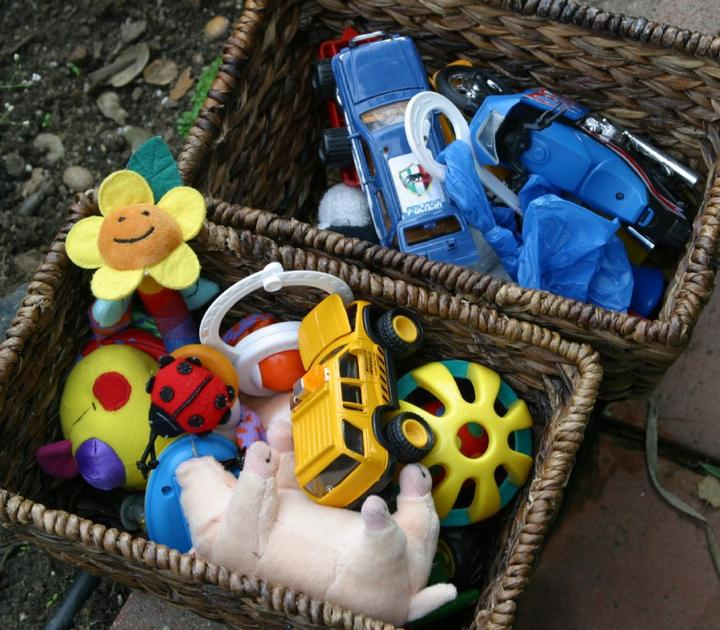
//> input picture Assignments/Assignment3Solutions/王金鹏2/grab_cut/signatureSal/samplepics/1.jpg, 720 x 630 px
$ ./main '../../../../../王金鹏2/grab_cut/signatureSal/samplepics/1.jpg' '../../../../../王金鹏2/grab_cut/signatureSal/samplepics/2.jpg' '../../../../../王金鹏2/grab_cut/signatureSal/samplepics/2.jpg'   (built with g++ and OpenCV 4)
//> lines starting //> are read from the running program, lines starting //| are printed output that depends on the picture; after the words box and inside, x2 and y2 are one past the last pixel; in counts of white or black regions, pixels touching at a corner belong together
#include <iostream>
#include <cv.hpp>
#include <highgui.hpp>
#include <core.hpp>


using namespace std;
using namespace cv;

int str2num(string s)
{
    int num;
    stringstream ss(s);
    ss>>num;
    return num;
}

int main(int, char* argv[])
{
        Mat mOriginImg=imread(argv[1],1);                  //输入原始图像
//> mOriginImg is the input picture: 630 rows x 720 cols, CV_8UC3; mean B, G, R 72.9, 82, 84
        Mat mSaMap=imread(argv[2],0);                       //输入saliency map的二值图像
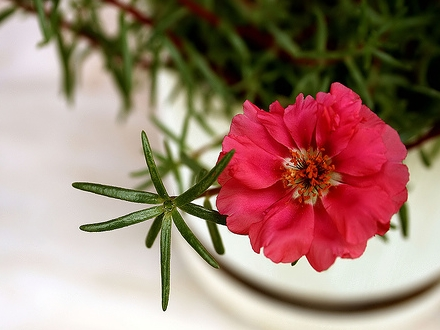
//> input picture Assignments/Assignment3Solutions/王金鹏2/grab_cut/signatureSal/samplepics/2.jpg, 440 x 330 px
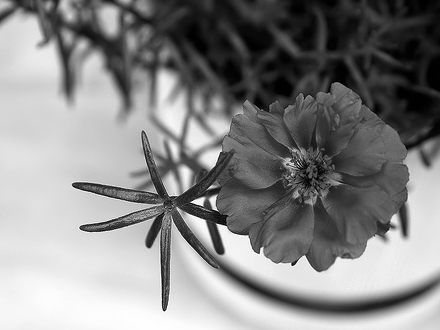
//> mSaMap: 330 rows x 440 cols, CV_8UC1; min 0, max 255, mean 135.4
        string str(argv[3]);
        int nIteration=str2num(str);
//> in str2num, `ss>>num;`: num = 0
//> nIteration = 0

        const int nRow=mOriginImg.rows;
//> nRow = 630
        const int nCol=mOriginImg.cols;
//> nCol = 720
        // [7 lines of commented-out code are left out]
        int i=0,j=0;
        int nRowMin=0, nRowMax=0, nColMin=0, nColMax=0;

        vector<int> width;
        vector<int> height;
        for(i=0; i<nRow; i++)
                for(j=0; j<nCol; j++)
                {
                        if(mSaMap.at<uchar>(i,j)==255)
                        {
                                width.push_back(j);
                                height.push_back(i);
                        }
                }
//> after the loop, width = 4129 values, max 719 at index 325, min 0 at index 1030, mean 370.6; height = 4129 values from 203 to 591

        nRowMin=height[0];
//> nRowMin = 203
        nRowMax=height[0];
//> nRowMax = 203
        for(i=0;i<height.size();i++)
        {
                if(nRowMin>height[i])
                        nRowMin=height[i];
                if(nRowMax<height[i])
                        nRowMax=height[i];
        }
//> this loop made 4129 passes
//> nRowMax on passes 2, 3, 5, 8, 10, 11, 12, 15, 17, 18, 19, 20: 204, 216, 217, 218, 219, 224, 225, 226, 235, 236, 242, 243
//> after the loop, nRowMin = 203; nRowMax = 591
        nColMin=width[0];
//> nColMin = 639
        nColMax=width[0];
//> nColMax = 639
        for(i=0;i<width.size();i++)
        {
                if(nColMin>width[i])
                        nColMin=width[i];
                if(nColMax<width[i])
                        nColMax=width[i];
        }
//> this loop made 4129 passes
//> nColMax on passes 9, 11, 13, 14, 17, 19, 297, 298, 299, 300, 301, 302: 640, 659, 664, 665, 682, 689, 690, 691, 692, 693, 694, 695
//> nColMin on passes 2, 5, 22, 26, 29, 327: 199, 195, 161, 136, 127, 16
//> after the loop, nColMin = 0; nColMax = 719
        nColMin+=30;
//> nColMin = 30
        nRowMin+=30;
//> nRowMin = 233
        nColMax-=30;
//> nColMax = 689
        nRowMax-=30;
//> nRowMax = 561
        Mat mDrawRec=mOriginImg.clone();
        Point2f pRecLeftUp,pRecRightDown;
        pRecLeftUp=cvPoint(nColMin,nRowMin);
//> pRecLeftUp = Point(30, 233)
        pRecRightDown=cvPoint(nColMax,nRowMax);
//> pRecRightDown = Point(689, 561)
        rectangle( mDrawRec, pRecLeftUp,pRecRightDown, Scalar(0, 255, 0), 2);
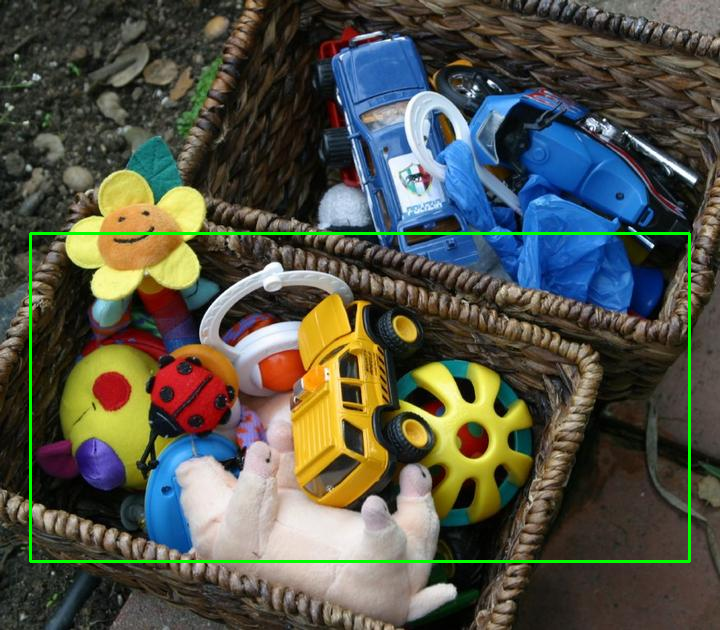
//> mDrawRec: 630 rows x 720 cols, CV_8UC3; 1.3% of pixels changed, all inside (x1, y1, x2, y2) = (29, 232, 691, 563)
        //imshow("Rectangle", mDrawRec);
        //waitKey();


        //~~~~~~~~~~~~~~~~Implement grab cut~~~~~~~~~~~~~~~~~~~~//
        Rect rect(pRecLeftUp,pRecRightDown);
//> rect = Rect(30, 233, 659, 328)
        Mat OutMask(mOriginImg.size(), CV_8UC1);
        Mat BgdModel, FgdModel;


    //    int nIteration=5;
        Mat mask;
        Mat obj;
        bool isInitialized=false;
//        int nIteration=2;
        for(i=0; i<nIteration; i++)
        {
                if(!isInitialized)
                {
                        grabCut(mOriginImg, OutMask, rect, BgdModel, FgdModel, 1, GC_INIT_WITH_RECT);
                        isInitialized=true;
                }
                else
                {
                        grabCut(mOriginImg, OutMask, rect, BgdModel, FgdModel, 1);
                }
        }
//> this loop made 0 passes
//> OutMask: 630 rows x 720 cols, CV_8UC1; every value is 0
//> after the loop, isInitialized = false
        compare(OutMask, GC_PR_FGD, mask, CMP_EQ);
        mOriginImg.copyTo(obj, mask);
//> obj: 630 rows x 720 cols, CV_8UC3; every value is 0
        string strNameObj(argv[1]);
        strNameObj.erase(strNameObj.find_last_of("."));
  //      string strSeg="-seg.jpg";
        strNameObj+="-seg.jpg";
        // [4 lines of commented-out code are left out]
        imwrite(strNameObj, obj);
        //imshow("obj", obj);
        //waitKey();

    //~~~~~~~~~~~~~~~~Show segmentation result~~~~~~~~~~~~~~~~~~~~//
        Mat  mSegBinary=obj.clone();
        cvtColor(mSegBinary,mSegBinary,CV_RGB2GRAY);
        for(i=0;i<nRow;i++)
            for(j=0;j<nCol;j++)
            {
                    if(mSegBinary.at<uchar>(i,j)>0)
                            mSegBinary.at<uchar>(i,j)=255;
            }
            string strNameBin(argv[1]);
            strNameBin.erase(strNameBin.find_last_of("."));
            strNameBin+="-bin.jpg";
         //   strNameBin.insert(strNameBin.find_last_of("."),argv[3]);
            imwrite(strNameBin, mSegBinary);
        //imshow("SegmentationResult",mSegBinary);
       // waitKey(0);

    return 0;

}
